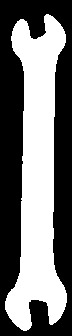
//> input picture vlad/cv_labs/lab_3/img_zadan/gk/gk_tmplt.jpg, 72 x 336 px
$ ./task4   (built with g++ and OpenCV 4)
//> lines starting //> are read from the running program, lines starting //| are printed output that depends on the picture; after the words box and inside, x2 and y2 are one past the last pixel; in counts of white or black regions, pixels touching at a corner belong together
#include <opencv2/imgproc.hpp>
#include <opencv2/opencv.hpp>
#include <vector>
using namespace cv;
using namespace std;

int main(int argc, char** argv){
	string fn;
	if (argc>1) fn= argv[1];
	else fn = "../img_zadan/gk/gk_tmplt.jpg";
    Mat templ = imread(fn, IMREAD_GRAYSCALE);
//> templ is the input picture: 336 rows x 72 cols, CV_8UC1; min 0, max 255, mean 114.8
    Mat templ_th;
    threshold(templ, templ_th, 200, 255, THRESH_BINARY);
//> templ_th: 336 rows x 72 cols, CV_8UC1; 45% white; 1 white region
    vector<vector<Point>> cnts_template;
    findContours(templ_th, cnts_template, RETR_LIST, CHAIN_APPROX_NONE);
//> cnts_template = 1 contour; box (x1, y1, x2, y2) and area: (5, 14, 67, 331) 10508
    Mat draw = Mat::zeros(templ.size(), CV_8UC3);
    drawContours(draw, cnts_template, 0, Scalar(255, 0, 0));
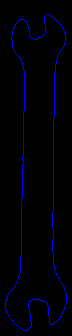
//> draw: 336 rows x 72 cols, CV_8UC3; mean B, G, R 8, 0, 0
    imshow("draw", draw);

    Mat img = imread("../img_zadan/gk/gk.jpg", IMREAD_GRAYSCALE);
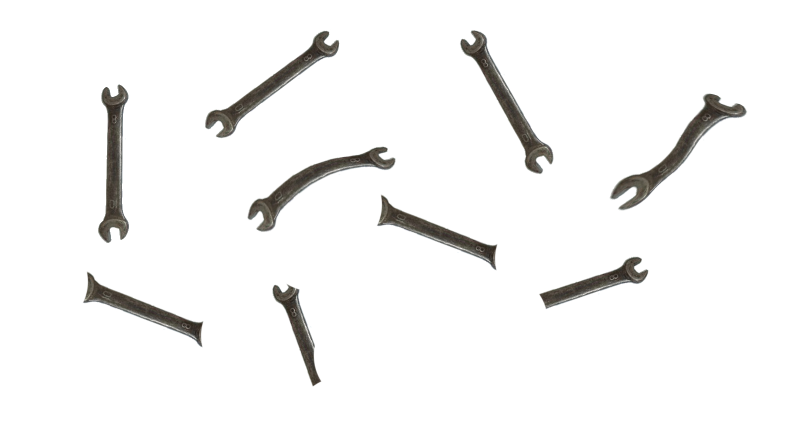
//> input picture vlad/cv_labs/lab_3/img_zadan/gk/gk.jpg, 1592 x 876 px (shown at 1/2 size)
//> img: 876 rows x 1592 cols, CV_8UC1; min 19, max 255, mean 244.6
    Mat gray, opened, closed, dilated;
    threshold(img, gray, 230, 255, THRESH_BINARY);
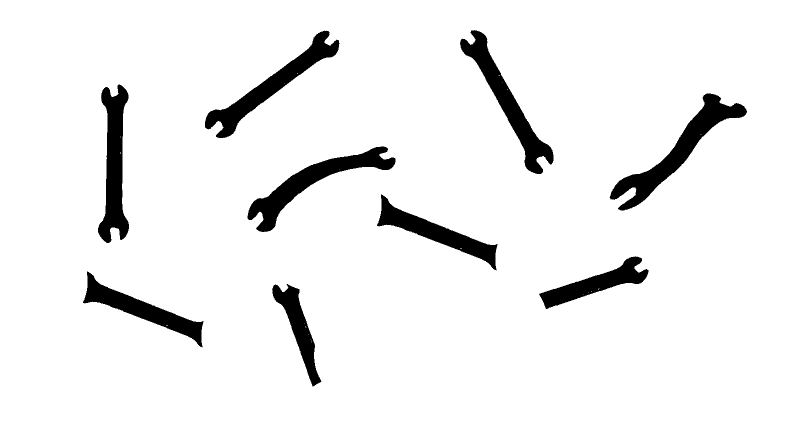
//> gray: 876 rows x 1592 cols, CV_8UC1 (shown at 1/2 size); 93.7% white; 9 black regions, largest, box (x1, y1, x2, y2) and area: (1219, 187, 1494, 421) 12939, (495, 293, 791, 464) 11458, (920, 60, 1107, 348) 11104
    imshow("img", gray);
    morphologyEx(gray, opened, MORPH_OPEN, getStructuringElement(MORPH_RECT, Size(3, 3)));
//> opened: 876 rows x 1592 cols, CV_8UC1; 93.7% white; 9 black regions, largest, box (x1, y1, x2, y2) and area: (1219, 187, 1494, 421) 12952, (495, 293, 791, 464) 11464, (920, 60, 1107, 348) 11122
    morphologyEx(opened, closed, MORPH_CLOSE, getStructuringElement(MORPH_RECT, Size(3, 3)));
//> closed: 876 rows x 1592 cols, CV_8UC1; 93.7% white; 9 black regions
    imshow("morph", closed);
    vector<vector<Point>> cnts;
    Mat wrench_draw = imread("../img_zadan/gk/gk.jpg");
//> wrench_draw is the input picture: 876 rows x 1592 cols, CV_8UC3; mean B, G, R 244, 244.5, 244.8
    findContours(closed, cnts, RETR_LIST, CHAIN_APPROX_NONE);
//> cnts = 10 contours; largest, box (x1, y1, x2, y2) and area: (0, 0, 1592, 876) 1392125, (1219, 186, 1495, 422) 13316, (494, 292, 792, 465) 11832, (919, 60, 1108, 349) 11472, (409, 60, 679, 277) 11438
    for (size_t i = 0; i < cnts.size(); i++)
    {
        if (contourArea(cnts[i])>1000000)
            continue;
        double diff = matchShapes(cnts[i], cnts_template[0], CV_CONTOURS_MATCH_I2, 0);
        if (diff < 1){
            drawContours(wrench_draw, cnts, i, Scalar(0, 255, 0), 5);
        }
        else
            drawContours(wrench_draw, cnts, i, Scalar(0, 0, 255), 5);
    }
//> this loop made 10 passes
//> diff on passes 1 to 9: 2.57, 1.23, 1.12, 1.23, 3.34, 1.9, 0.36, 0.461, 0.393
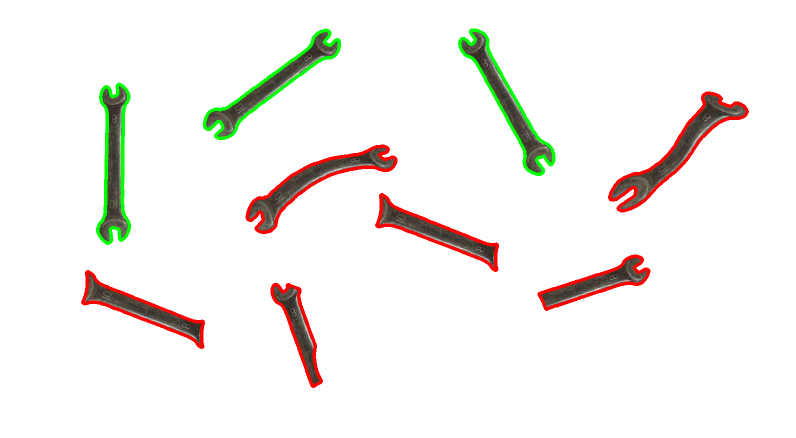
//> wrench_draw: 876 rows x 1592 cols, CV_8UC3 (shown at 1/2 size); 3.04% of pixels changed, all inside (x1, y1, x2, y2) = (162, 57, 1498, 776)
    imshow("wrench_draw", wrench_draw);
    waitKey();
}
